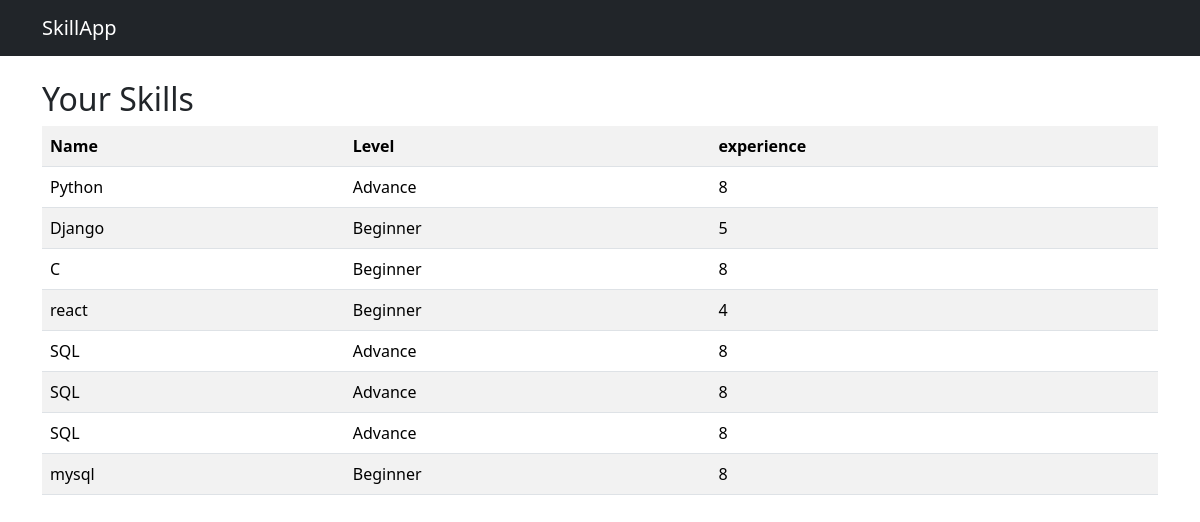
The app's page /skills/, older data.
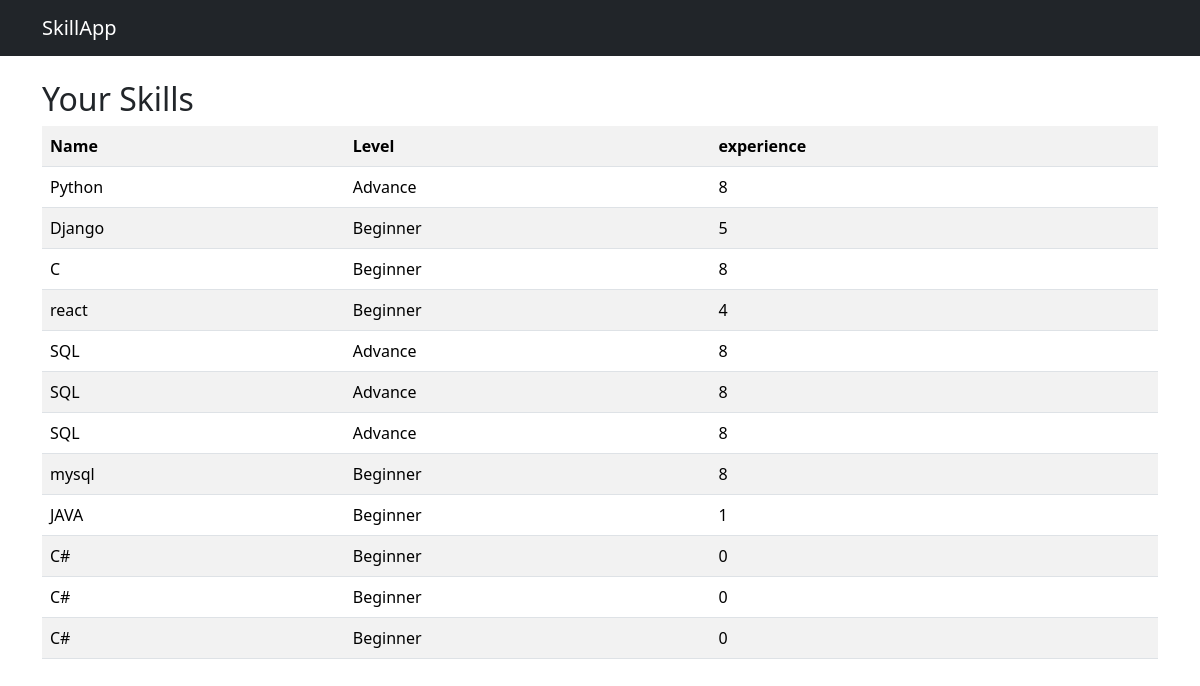
The same page, newer data.
### app/models.py (models this page shows, shortened)
class Skills(models.Model):
    name=models.CharField(max_length=100)
    level=models.CharField(max_length=50)
    experience=models.IntegerField()

### app/views.py (the view)
# urls.py: path("skills/",skills),
def skills(request):
    skills=Skills.objects.all()
    context={"skills":skills}
    return render(request,"app/skills.html",context)

### app/templates/app/skills.html
{% extends "app/base.html" %}
{% block content %}
<h2>Your Skills</h2>
<table class="table table-striped">
<tr>
<th>Name</th>
<th>Level</th>
<th>experience</th>
</tr>
{% for skill in skills %}
<tr>
<td>{{ skill.name }}</td>
<td>{{ skill.level }}</td>
<td>{{ skill.experience }}</td>
</tr>
{% endfor %}
</table>
{% endblock %}

Row changes from the older to the newer data that the page shows:
added Skills: name "JAVA", level "Beginner", experience "1"
added Skills: name "C#", level "Beginner", experience "0"
added Skills: name "C#", level "Beginner", experience "0"
added Skills: name "C#", level "Beginner", experience "0"
